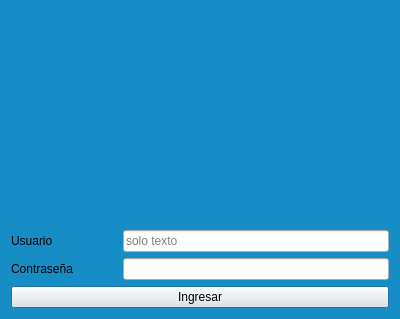
<?xml version="1.0" encoding="UTF-8"?>
<ui version="4.0">
 <class>Login</class>
 <widget class="QDialog" name="Login">
  <property name="geometry">
   <rect>
    <x>0</x>
    <y>0</y>
    <width>400</width>
    <height>319</height>
   </rect>
  </property>
  <property name="windowTitle">
   <string>Ingreso de Usuario</string>
  </property>
  <property name="styleSheet">
   <string notr="true">#Login{background-color: rgb(22, 142, 197);}</string>
  </property>
  <layout class="QGridLayout" name="gridLayout">
   <item row="0" column="0">
    <layout class="QVBoxLayout" name="verticalLayout" stretch="5,1,1,1">
     <item>
      <widget class="QLabel" name="label_3">
       <property name="styleSheet">
        <string notr="true">image: url(:/imagenes/login.png);</string>
       </property>
       <property name="text">
        <string/>
       </property>
      </widget>
     </item>
     <item>
      <layout class="QHBoxLayout" name="horizontalLayout" stretch="2,5">
       <item>
        <widget class="QLabel" name="label">
         <property name="text">
          <string>Usuario</string>
         </property>
        </widget>
       </item>
       <item>
        <widget class="QLineEdit" name="inUser">
         <property name="inputMask">
          <string/>
         </property>
         <property name="placeholderText">
          <string>solo texto</string>
         </property>
         <property name="cursorMoveStyle">
          <enum>Qt::CursorMoveStyle::VisualMoveStyle</enum>
         </property>
         <property name="clearButtonEnabled">
          <bool>true</bool>
         </property>
        </widget>
       </item>
      </layout>
     </item>
     <item>
      <layout class="QHBoxLayout" name="horizontalLayout_2" stretch="2,5">
       <item>
        <widget class="QLabel" name="label_2">
         <property name="text">
          <string>Contraseña</string>
         </property>
        </widget>
       </item>
       <item>
        <widget class="QLineEdit" name="inPsw">
         <property name="cursor">
          <cursorShape>IBeamCursor</cursorShape>
         </property>
         <property name="contextMenuPolicy">
          <enum>Qt::ContextMenuPolicy::DefaultContextMenu</enum>
         </property>
         <property name="inputMask">
          <string/>
         </property>
        </widget>
       </item>
      </layout>
     </item>
     <item>
      <widget class="QPushButton" name="btnIngresar">
       <property name="text">
        <string>Ingresar</string>
       </property>
      </widget>
     </item>
    </layout>
   </item>
  </layout>
 </widget>
 <resources/>
 <connections/>
</ui>
